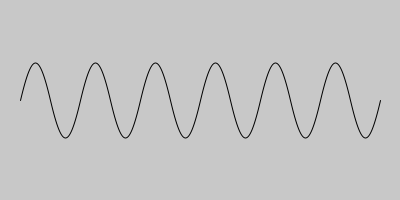
Frame 1 (no input)
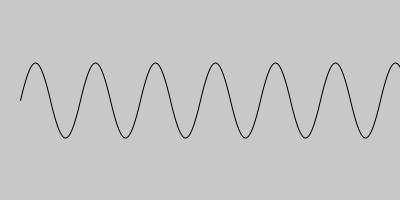
Frame 2 (the mouse pressed at the canvas centre, redrawn once)

The Processing sketch that drew these frames (run headless with seeded random() and noise(); the mouse was pressed at the canvas centre and the sketch redrawn once):

// Processing sketch: bezier_waves_2
// ── bezier_waves_2.pde
float waveHeight = 50;
float waveYCrossover = 100;
float waveWidth = 30;
float waveStartX = 20;
float numberOfPoints = 12;




void setup() {
 
  size(400, 200);
  background(200); 
  
  
  //Initialize plotter
  println("IN;SP1;");
  
}

void draw() {
  smooth();
  noFill();
  noLoop();

  beginShape();
  vertex(waveStartX, waveYCrossover); // first anchor point
  println("PU" + waveStartX + "," + waveYCrossover + "; PD;");
  
  for (int i = 0; i < numberOfPoints; i = i+1) {
    
    float firstControlPointX = waveStartX+(waveWidth*PI/8);
    float firstControlPointY = waveYCrossover - waveHeight;
    
    float secondControlPointX = waveStartX+waveWidth-(waveWidth*PI/8);
    float secondControlPointY = (waveYCrossover - waveHeight);
    
    float secondAnchorPointX = (waveStartX + waveWidth);
    float secondAnchorPointY = waveYCrossover;
  
    bezierVertex(firstControlPointX,firstControlPointY, // first control point
                 secondControlPointX,secondControlPointY, // second control point
                 secondAnchorPointX,secondAnchorPointY);  // second anchor point
                 
                 // plotter
                 println("BZ" + firstControlPointX + "," + firstControlPointY + ","
                         + secondControlPointX + "," + secondControlPointY + "," 
                         + secondAnchorPointX + "," + secondAnchorPointY + ";");
    
                 waveStartX = waveStartX + waveWidth; // move the x axis along by the width of the wave for the next curve
                 waveHeight = - waveHeight; // flip the wave height over so we get the other side of the curve
  }               
               
  endShape();
  println("PU;");
}
